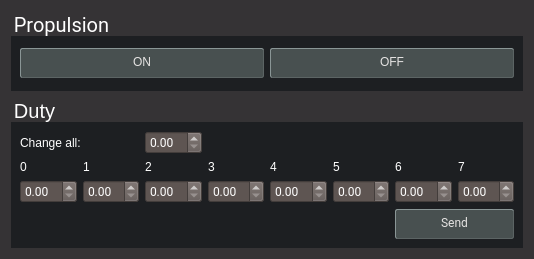
<?xml version="1.0" encoding="UTF-8"?>
<ui version="4.0">
 <class>intball::TelecommandPropWidget</class>
 <widget class="QWidget" name="intball::TelecommandPropWidget">
  <property name="geometry">
   <rect>
    <x>0</x>
    <y>0</y>
    <width>534</width>
    <height>259</height>
   </rect>
  </property>
  <property name="windowTitle">
   <string>Form</string>
  </property>
  <property name="styleSheet">
   <string notr="true">color: rgb(255, 255, 255);
background-color: rgb(53, 51, 53);</string>
  </property>
  <layout class="QGridLayout" name="gridLayout">
   <item row="0" column="0">
    <widget class="QGroupBox" name="groupOnOff">
     <property name="font">
      <font>
       <family>Roboto</family>
       <pointsize>-1</pointsize>
      </font>
     </property>
     <property name="styleSheet">
      <string notr="true">QGroupBox {
  border: 0;
  margin-top: 25px;
  font-size: 20px;
  background-color: rgb(29, 31, 34);
}
QLabel {
    background-color: rgb(29, 31, 34);
}</string>
     </property>
     <property name="title">
      <string>Propulsion</string>
     </property>
     <layout class="QGridLayout" name="gridLayout_2">
      <item row="0" column="0">
       <widget class="intball::CommandButton" name="pushButtonPropOn">
        <property name="minimumSize">
         <size>
          <width>0</width>
          <height>30</height>
         </size>
        </property>
        <property name="font">
         <font/>
        </property>
        <property name="styleSheet">
         <string notr="true">QPushButton {
  background-color: rgb(72, 80, 80);
  color: rgb(229, 227, 226);
  padding-bottom: 3px;
  border-radius: 2px;
  border: 1px outset rgb(92, 100, 100);
}
QPushButton:pressed {
  background-color: rgb(92, 100, 100);
  color: rgb(255, 255, 255);
  padding-bottom: 3px;
  border-radius: 2px;
  border: 1px outset rgb(92, 100, 100);
}
QPushButton:disabled {
  background-color: rgb(112, 120, 120);
  color: rgb(255, 255, 255);
  padding-bottom: 3px;
  border-radius: 2px;
  border: 1px outset rgb(112, 120, 120);
}</string>
        </property>
        <property name="text">
         <string>ON</string>
        </property>
       </widget>
      </item>
      <item row="0" column="1">
       <widget class="intball::CommandButton" name="pushButtonPropOff">
        <property name="minimumSize">
         <size>
          <width>0</width>
          <height>30</height>
         </size>
        </property>
        <property name="font">
         <font/>
        </property>
        <property name="styleSheet">
         <string notr="true">QPushButton {
  background-color: rgb(72, 80, 80);
  color: rgb(229, 227, 226);
  padding-bottom: 3px;
  border-radius: 2px;
  border: 1px outset rgb(92, 100, 100);
}
QPushButton:pressed {
  background-color: rgb(92, 100, 100);
  color: rgb(255, 255, 255);
  padding-bottom: 3px;
  border-radius: 2px;
  border: 1px outset rgb(92, 100, 100);
}
QPushButton:disabled {
  background-color: rgb(112, 120, 120);
  color: rgb(255, 255, 255);
  padding-bottom: 3px;
  border-radius: 2px;
  border: 1px outset rgb(112, 120, 120);
}</string>
        </property>
        <property name="text">
         <string>OFF</string>
        </property>
       </widget>
      </item>
     </layout>
    </widget>
   </item>
   <item row="1" column="0">
    <widget class="QGroupBox" name="groupDuty">
     <property name="styleSheet">
      <string notr="true">QGroupBox {
  border: 0;
  margin-top: 25px;
  font-size: 20px;
  background-color: rgb(29, 31, 34);
}
QLabel {
    background-color: rgb(29, 31, 34);
}</string>
     </property>
     <property name="title">
      <string>Duty</string>
     </property>
     <layout class="QGridLayout" name="gridLayout_3">
      <item row="2" column="5">
       <widget class="QDoubleSpinBox" name="doubleSpinBox5">
        <property name="font">
         <font>
          <family>Roboto</family>
         </font>
        </property>
        <property name="styleSheet">
         <string notr="true">background-color: rgb(94, 85, 82);
color: rgb(255, 255, 255);</string>
        </property>
        <property name="decimals">
         <number>2</number>
        </property>
        <property name="maximum">
         <double>1.000000000000000</double>
        </property>
        <property name="singleStep">
         <double>0.010000000000000</double>
        </property>
       </widget>
      </item>
      <item row="1" column="2">
       <widget class="QLabel" name="labelDuty2">
        <property name="text">
         <string>2</string>
        </property>
       </widget>
      </item>
      <item row="1" column="5">
       <widget class="QLabel" name="labelDuty5">
        <property name="text">
         <string>5</string>
        </property>
       </widget>
      </item>
      <item row="1" column="1">
       <widget class="QLabel" name="labelDuty1">
        <property name="text">
         <string>1</string>
        </property>
       </widget>
      </item>
      <item row="1" column="4">
       <widget class="QLabel" name="labelDuty4">
        <property name="text">
         <string>4</string>
        </property>
       </widget>
      </item>
      <item row="2" column="7">
       <widget class="QDoubleSpinBox" name="doubleSpinBox7">
        <property name="font">
         <font>
          <family>Roboto</family>
         </font>
        </property>
        <property name="styleSheet">
         <string notr="true">background-color: rgb(94, 85, 82);
color: rgb(255, 255, 255);</string>
        </property>
        <property name="decimals">
         <number>2</number>
        </property>
        <property name="maximum">
         <double>1.000000000000000</double>
        </property>
        <property name="singleStep">
         <double>0.010000000000000</double>
        </property>
       </widget>
      </item>
      <item row="2" column="0">
       <widget class="QDoubleSpinBox" name="doubleSpinBox0">
        <property name="font">
         <font>
          <family>Roboto</family>
         </font>
        </property>
        <property name="styleSheet">
         <string notr="true">background-color: rgb(94, 85, 82);
color: rgb(255, 255, 255);</string>
        </property>
        <property name="decimals">
         <number>2</number>
        </property>
        <property name="maximum">
         <double>1.000000000000000</double>
        </property>
        <property name="singleStep">
         <double>0.010000000000000</double>
        </property>
       </widget>
      </item>
      <item row="1" column="0">
       <widget class="QLabel" name="labelDuty0">
        <property name="text">
         <string>0</string>
        </property>
       </widget>
      </item>
      <item row="2" column="3">
       <widget class="QDoubleSpinBox" name="doubleSpinBox3">
        <property name="font">
         <font>
          <family>Roboto</family>
         </font>
        </property>
        <property name="styleSheet">
         <string notr="true">background-color: rgb(94, 85, 82);
color: rgb(255, 255, 255);</string>
        </property>
        <property name="decimals">
         <number>2</number>
        </property>
        <property name="maximum">
         <double>1.000000000000000</double>
        </property>
        <property name="singleStep">
         <double>0.010000000000000</double>
        </property>
       </widget>
      </item>
      <item row="1" column="6">
       <widget class="QLabel" name="labelDuty6">
        <property name="text">
         <string>6</string>
        </property>
       </widget>
      </item>
      <item row="3" column="6" colspan="2">
       <widget class="intball::CommandButton" name="DutySendButton">
        <property name="minimumSize">
         <size>
          <width>0</width>
          <height>30</height>
         </size>
        </property>
        <property name="font">
         <font>
          <family>Roboto</family>
         </font>
        </property>
        <property name="styleSheet">
         <string notr="true">QPushButton {
  background-color: rgb(72, 80, 80);
  color: rgb(229, 227, 226);
  padding-bottom: 3px;
  border-radius: 2px;
  border: 1px outset rgb(92, 100, 100);
}
QPushButton:pressed {
  background-color: rgb(92, 100, 100);
  color: rgb(255, 255, 255);
  padding-bottom: 3px;
  border-radius: 2px;
  border: 1px outset rgb(92, 100, 100);
}
QPushButton:disabled {
  background-color: rgb(112, 120, 120);
  color: rgb(255, 255, 255);
  padding-bottom: 3px;
  border-radius: 2px;
  border: 1px outset rgb(112, 120, 120);
}</string>
        </property>
        <property name="text">
         <string>Send</string>
        </property>
       </widget>
      </item>
      <item row="1" column="7">
       <widget class="QLabel" name="labelDuty7">
        <property name="text">
         <string>7</string>
        </property>
       </widget>
      </item>
      <item row="1" column="3">
       <widget class="QLabel" name="labelDuty3">
        <property name="text">
         <string>3</string>
        </property>
       </widget>
      </item>
      <item row="2" column="1">
       <widget class="QDoubleSpinBox" name="doubleSpinBox1">
        <property name="font">
         <font>
          <family>Roboto</family>
         </font>
        </property>
        <property name="styleSheet">
         <string notr="true">background-color: rgb(94, 85, 82);
color: rgb(255, 255, 255);</string>
        </property>
        <property name="decimals">
         <number>2</number>
        </property>
        <property name="maximum">
         <double>1.000000000000000</double>
        </property>
        <property name="singleStep">
         <double>0.010000000000000</double>
        </property>
       </widget>
      </item>
      <item row="2" column="2">
       <widget class="QDoubleSpinBox" name="doubleSpinBox2">
        <property name="font">
         <font>
          <family>Roboto</family>
         </font>
        </property>
        <property name="styleSheet">
         <string notr="true">background-color: rgb(94, 85, 82);
color: rgb(255, 255, 255);</string>
        </property>
        <property name="decimals">
         <number>2</number>
        </property>
        <property name="maximum">
         <double>1.000000000000000</double>
        </property>
        <property name="singleStep">
         <double>0.010000000000000</double>
        </property>
       </widget>
      </item>
      <item row="2" column="4">
       <widget class="QDoubleSpinBox" name="doubleSpinBox4">
        <property name="font">
         <font>
          <family>Roboto</family>
         </font>
        </property>
        <property name="styleSheet">
         <string notr="true">background-color: rgb(94, 85, 82);
color: rgb(255, 255, 255);</string>
        </property>
        <property name="decimals">
         <number>2</number>
        </property>
        <property name="maximum">
         <double>1.000000000000000</double>
        </property>
        <property name="singleStep">
         <double>0.010000000000000</double>
        </property>
       </widget>
      </item>
      <item row="2" column="6">
       <widget class="QDoubleSpinBox" name="doubleSpinBox6">
        <property name="font">
         <font>
          <family>Roboto</family>
         </font>
        </property>
        <property name="styleSheet">
         <string notr="true">background-color: rgb(94, 85, 82);
color: rgb(255, 255, 255);</string>
        </property>
        <property name="decimals">
         <number>2</number>
        </property>
        <property name="maximum">
         <double>1.000000000000000</double>
        </property>
        <property name="singleStep">
         <double>0.010000000000000</double>
        </property>
       </widget>
      </item>
      <item row="0" column="2">
       <widget class="QDoubleSpinBox" name="doubleSpinBoxAll">
        <property name="font">
         <font>
          <family>Roboto</family>
         </font>
        </property>
        <property name="styleSheet">
         <string notr="true">background-color: rgb(94, 85, 82);
color: rgb(255, 255, 255);</string>
        </property>
        <property name="decimals">
         <number>2</number>
        </property>
        <property name="maximum">
         <double>1.000000000000000</double>
        </property>
        <property name="singleStep">
         <double>0.010000000000000</double>
        </property>
       </widget>
      </item>
      <item row="0" column="0" colspan="2">
       <widget class="QLabel" name="labelChangeAll">
        <property name="text">
         <string>Change all:</string>
        </property>
       </widget>
      </item>
     </layout>
    </widget>
   </item>
  </layout>
 </widget>
 <customwidgets>
  <customwidget>
   <class>intball::CommandButton</class>
   <extends>QPushButton</extends>
   <header>command_button.h</header>
  </customwidget>
 </customwidgets>
 <tabstops>
  <tabstop>pushButtonPropOn</tabstop>
  <tabstop>pushButtonPropOff</tabstop>
  <tabstop>doubleSpinBoxAll</tabstop>
  <tabstop>doubleSpinBox0</tabstop>
  <tabstop>doubleSpinBox1</tabstop>
  <tabstop>doubleSpinBox2</tabstop>
  <tabstop>doubleSpinBox3</tabstop>
  <tabstop>doubleSpinBox4</tabstop>
  <tabstop>doubleSpinBox5</tabstop>
  <tabstop>doubleSpinBox6</tabstop>
  <tabstop>doubleSpinBox7</tabstop>
  <tabstop>DutySendButton</tabstop>
 </tabstops>
 <resources/>
 <connections/>
</ui>
